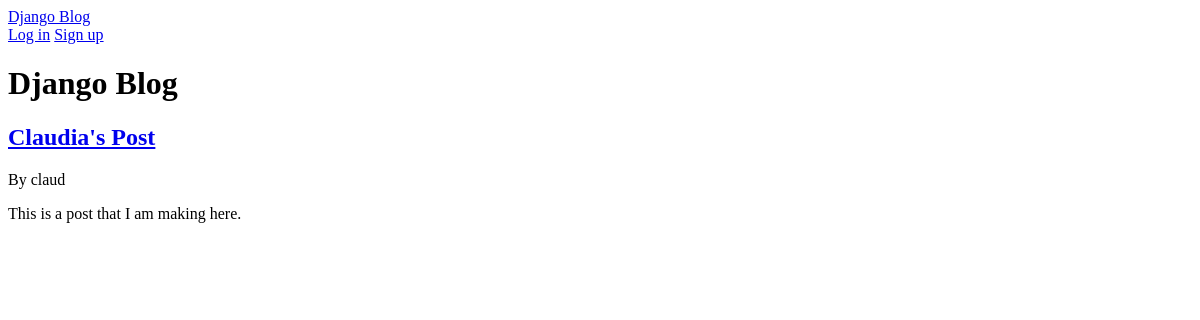
Before: / with the older database file.
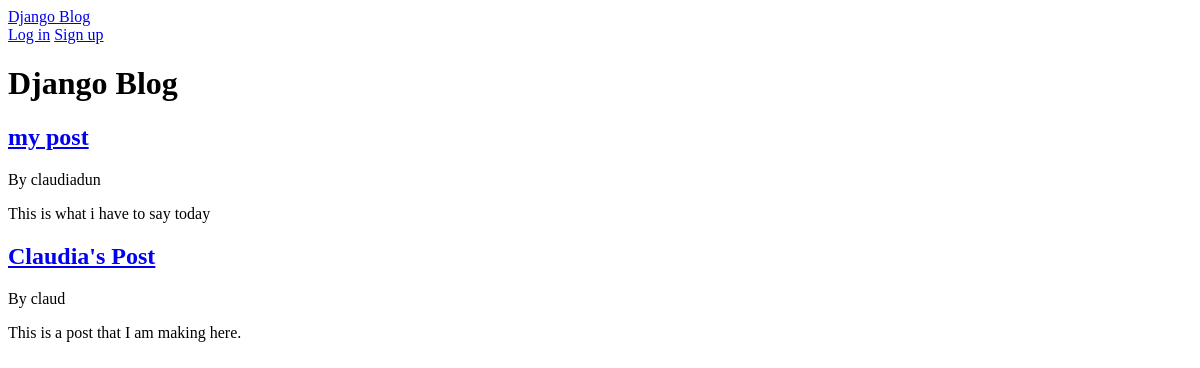
After: the same page with the newer database file.
### posts/models.py (models this page shows, shortened)
class Post(models.Model):
    title = models.CharField(max_length=200)
    author = models.ForeignKey(
        "auth.User",
        on_delete=models.CASCADE,
    )
    body = models.TextField()
    def get_absolute_url(self):
        return reverse("post_detail", kwargs={"pk": self.pk})

### posts/views.py (the view)
# urls.py: path("", BlogListView.as_view(), name="home"),
class BlogListView(ListView):
    model = Post
    template_name = "home.html"
    ordering = ["-pk"]

### templates/home.html
{% extends "base.html" %}
{% block content %}
<h1>Django Blog</h1>
{% for post in post_list %}
    <article class="post-entry">
        <h2><a href="{{ post.get_absolute_url }}">{{ post.title }}</a></h2>
        <p class="post-author">By {{ post.author.username }}</p>
        <p>{{ post.body|linebreaks }}</p>
    </article>
{% empty %}
    <p>No posts yet. {% if user.is_authenticated %}<a href="{% url 'post_new' %}">Write the first one.</a>{% else %}<a href="{% url 'signup' %}">Sign up</a> to write the first one.{% endif %}</p>
{% endfor %}
{% endblock content %}

### templates/base.html (shortened to what this page needs)
{% load static %}
<!doctype html>
<html lang="en">
    <head>
        <link rel="stylesheet" href="{% static 'css/base.css' %}">
    </head>
    <body>
        <header>
            <a href="{% url 'home' %}">Django Blog</a>
            <nav>
                {% if user.is_authenticated %}
                    <span>Signed in as {{ user.username }}</span>
                    <a href="{% url 'post_new' %}">New post</a>
                    <form method="post" action="{% url 'logout' %}">
                        {% csrf_token %}
                        <button type="submit">Log out</button>
                    </form>
                {% else %}
                    <a href="{% url 'login' %}">Log in</a>
                    <a href="{% url 'signup' %}">Sign up</a>
                {% endif %}
            </nav>
        </header>
        <main>
            {% block content %}{% endblock content %}
        </main>
    </body>
</html>

Changed rows visible on the page:
added Post: title "my post", author.username "claudiadun", body "This is what i have to say today"
